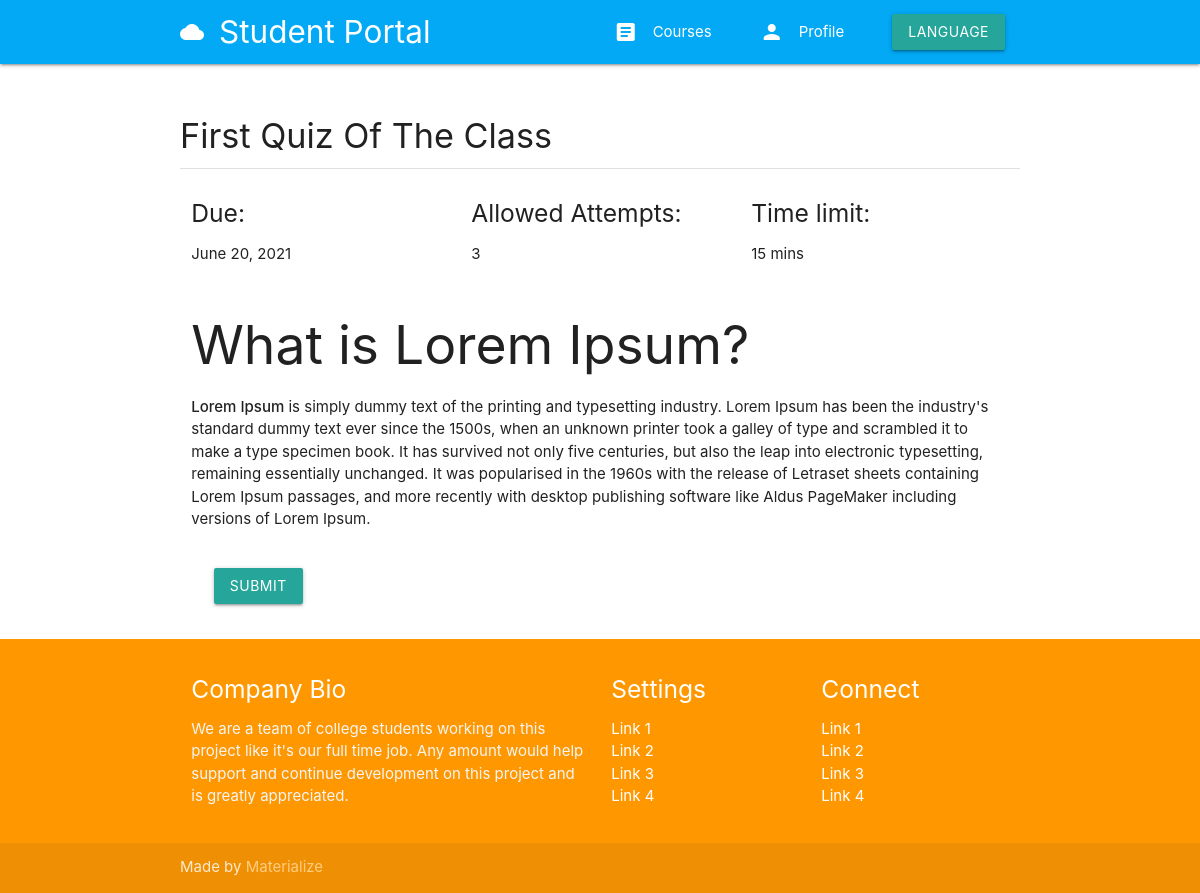
The page /courses/chemistry-101/quiz/2/take/ (signed in) on the database its author committed.
### quiz/models.py (models this page shows, shortened)
class Quiz(BaseTimestamp):
    teacher = models.ForeignKey(User, related_name='quizzes', on_delete=models.CASCADE)
    module = models.ForeignKey(Module, related_name='quizzes', on_delete=models.CASCADE)
    title = models.CharField(max_length=200)
    description = RichTextField()
    due = models.DateField()
    allowed_attempts = models.PositiveIntegerField()
    time_limit_mins = models.PositiveIntegerField()
    class Meta:
        verbose_name_plural = 'Quizzes'

### quiz/views.py (the view, shortened to what this page needs)
# urls.py: path('courses/<slug:course_slug>/quiz/<int:quiz_id>/take/', take_quiz, name='take-quiz'),
@login_required
def take_quiz(request, course_slug, quiz_id):
    course = get_object_or_404(Course, slug=course_slug)
    quiz = get_object_or_404(Quiz, pk=quiz_id)
    earned_points = 0
    is_student = False
    if request.user in course.students.all():
        is_student = True
    if not is_student:
        return HttpResponseForbidden()
    else:
        context = {'quiz':quiz, 'is_student':is_student}
        return render(request, 'quiz/take_quiz.html', context)

### templates/quiz/take_quiz.html (shortened to what this page needs)
{% extends 'base.html' %}
{% load static %}
{% block content %}
{% include 'navigation.html' %}
<div class="container">
    <div class="section">
        <div class="section">
            <h4>{{ quiz.title|title }}</h4>
            <div class="divider"></div>
        </div>
        <div class="row">
            <div class="col s4">
                <h5>Due:</h5>
                <p>{{ quiz.due }}</p>
            </div>
            <div class="col s4">
                <h5>Allowed Attempts:</h5>
                <p>{{ quiz.allowed_attempts }}</p>
            </div>
            <div class="col s4">
                <h5>Time limit:</h5>
                <p>{{ quiz.time_limit_mins }} mins</p>
            </div>
            <div class="col s12">
                {{ quiz.description | safe }}
            </div>
            <div class="col s12">
                <form method="post" action="." role="form" class="col s12">
                    <div class="col s12">
                        <br>
                        <button type="submit" value="submit" class="btn waves-effect waves-light" id="submit-btn">
                            Submit
                        </button>
                    </div>
                </form>
            </div>
        </div>
    </div>
</div>
{% include 'footer.html' %}
{% endblock content %}

### rows shown on the page
Quiz: title "First Quiz Of The Class", due "June 20, 2021", allowed_attempts "3", time_limit_mins "15", description "What is Lorem Ipsum? Lorem Ipsum is simply dummy text of the printing and typesetting industry. Lorem Ipsum has been the industry's standard dummy text ever since the 1500s, when an unknown printer took a galley of type and scrambled it to make a type specimen book. It has survived not only five centuries, but also the leap into electronic typesetting, remaining essentially unchanged. It was popularised in the 1960s with the release of Letraset sheets containing Lorem Ipsum passages, and more recently with desktop publishing software like Aldus PageMaker including versions of Lorem Ipsum."
